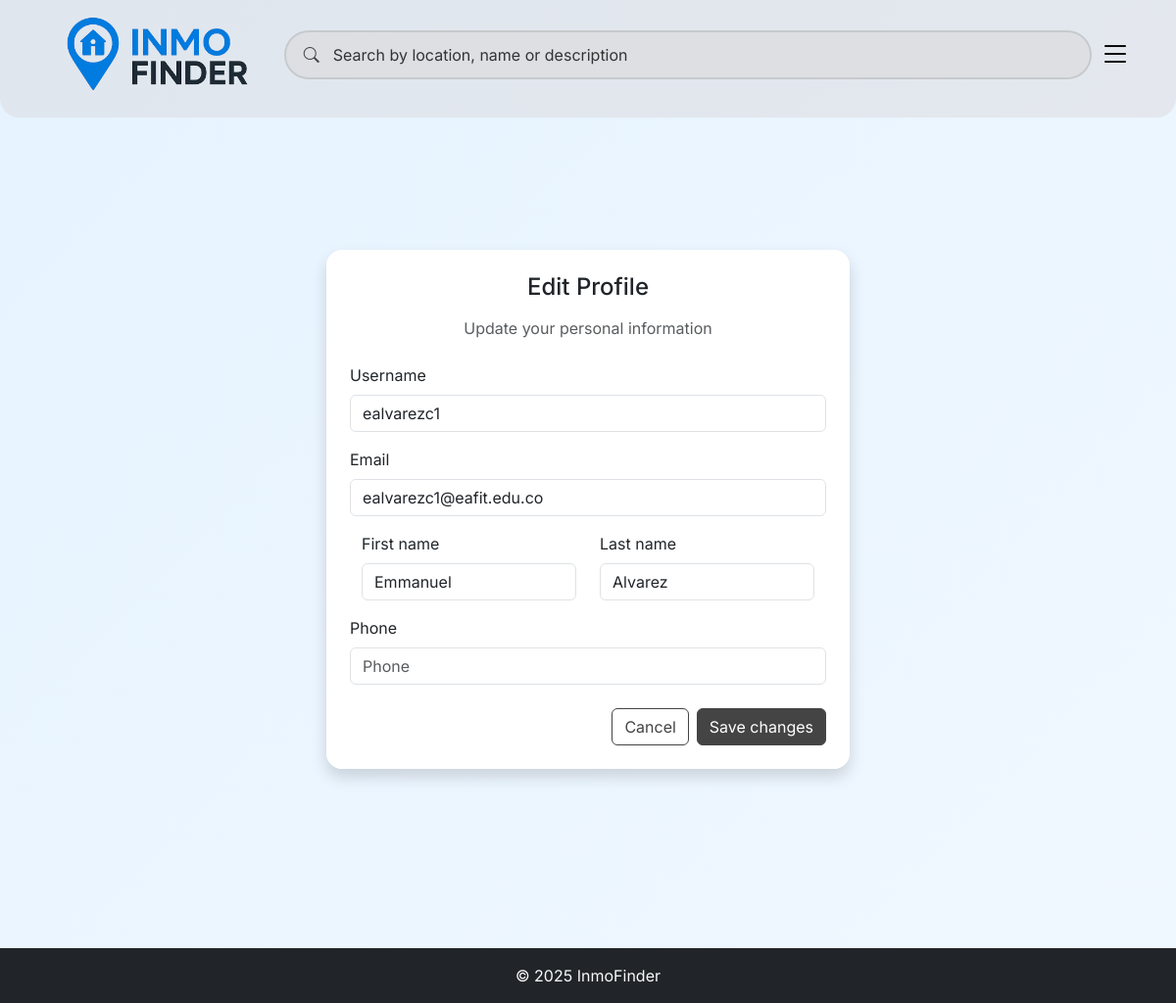
The page /users/profile/edit/ (signed in) on the database its author committed.
### users/models.py (models this page shows, shortened)
class Usuario(AbstractUser):
    email = models.EmailField(unique=True)
    is_admin = models.BooleanField(default=False)
    is_propietario = models.BooleanField(default=False)
    is_comprador = models.BooleanField(default=True)
    phone = models.CharField(max_length=20, blank=True, null=True)
    first_name = models.CharField(max_length=30, blank=True)
    last_name = models.CharField(max_length=30, blank=True)
    USERNAME_FIELD = 'email'  # Usar email como campo de login
    REQUIRED_FIELDS = ['username']  # Campos requeridos además del USERNAME_FIELD

### users/views.py (the view)
# urls.py: path("profile/edit/", views.edit_profile, name="edit_profile"),
@login_required
def edit_profile(request):
    if request.method == "POST":
        form = UserUpdateForm(request.POST, instance=request.user)
        if form.is_valid():
            form.save()
            messages.success(request, "Your profile has been updated.")
            return redirect("profile")
    else:
        form = UserUpdateForm(instance=request.user)
    return render(request, "users/edit_profile.html", {"form": form})

### users/forms.py (shortened to what this page needs)
class UserUpdateForm(forms.ModelForm):
    class Meta:
        model = Usuario
        fields = [
            "username",
            "email",
            "first_name",
            "last_name",
            "phone",
        ]
    def __init__(self, *args, **kwargs):
        super().__init__(*args, **kwargs)
        for name, field in self.fields.items():
            css = field.widget.attrs.get("class", "")
            field.widget.attrs["class"] = (css + " form-control").strip()
        self.fields["username"].widget.attrs.setdefault("placeholder", "Username")
        self.fields["email"].widget.attrs.setdefault("placeholder", "Email")
        self.fields["first_name"].widget.attrs.setdefault("placeholder", "First name")
        self.fields["last_name"].widget.attrs.setdefault("placeholder", "Last name")
        self.fields["phone"].widget.attrs.setdefault("placeholder", "Phone")

### users/templates/users/edit_profile.html (shortened to what this page needs)
{% extends 'properties/base.html' %}
{% load static %}
{% block body_class %}profile-bg-page{% endblock %}
{% block content %}
<section class="profile-bg">
  <div class="container py-5">
    <div class="row justify-content-center">
    <div class="col-md-8 col-lg-6">
      <div class="card shadow border-0 rounded-4">
        <div class="card-body p-4">
          <h2 class="h4 mb-3 text-center">Edit Profile</h2>
          <p class="text-muted text-center mb-4">Update your personal information</p>
          <form method="post" novalidate>
            <div class="mb-3">
                <label for="id_username" class="form-label">Username</label>
                {{ form.username }}
            </div>
            <div class="mb-3">
                <label for="id_email" class="form-label">Email</label>
                {{ form.email }}
            </div>
            <div class="row">
              <div class="col-md-6 mb-3">
                <label for="id_first_name" class="form-label">First name</label>
                {{ form.first_name }}
              </div>
              <div class="col-md-6 mb-3">
                <label for="id_last_name" class="form-label">Last name</label>
                {{ form.last_name }}
              </div>
            </div>
            <div class="mb-4">
              <label for="id_phone" class="form-label">Phone</label>
              {{ form.phone }}
            </div>
            <div class="d-flex gap-2 justify-content-end">
              <a href="{% url 'profile' %}" class="btn btn-outline-secondary">Cancel</a>
              <button type="submit" class="btn btn-primary">Save changes</button>
            </div>
          </form>
        </div>
      </div>
    </div>
  </div>
</section>
{% endblock %}

### properties/static/css/main.css (style rules this page uses)
:root { --ink: #444444; --muted: #A8ADB1; --muted-2: #B5B9BD; --muted-3: #C6CACD; --radius-pill: 999px; --btn-stroke: 2px; --header-pt: 2.25rem; --header-pb: 2rem; --hero-gap: 1rem; --search-width: 280px; }
html, body { font-family: Inter, system-ui, -apple-system, "Segoe UI", Roboto, "Helvetica Neue", Arial, "Noto Sans", "Apple Color Emoji","Segoe UI Emoji", "Segoe UI Symbol"; background: #f5f3f3; overflow-x: hidden; width: 100%; }
* { box-sizing: border-box; }
.row { margin-left: 0; margin-right: 0; }
form { max-width: 100%; }

### properties/static/css/theme.css (style rules this page uses)
:root { --brand-brown: #444444; --brand-brown-600: #333333; --brand-brown-700: #222222; --brand-brown-contrast: #ffffff; --brand-focus-ring: rgba(68, 68, 68, 0.35); --brand-blue: #007CE0; --brand-blue-hover: #0066BB; --brand-blue-light: #E6F3FF; --brand-blue-medium: #B3DBFF; }
html, body { font-family: Inter, system-ui, -apple-system, "Segoe UI", Roboto, "Helvetica Neue", Arial, "Noto Sans", "Apple Color Emoji","Segoe UI Emoji", "Segoe UI Symbol"; }
.btn, .btn-primary, .btn-secondary, .btn-success, .btn-info, .btn-warning, .btn-dark { background-color: var(--brand-brown) !important; border-color: var(--brand-brown) !important; color: var(--brand-brown-contrast) !important; }
.btn-outline-primary, .btn-outline-secondary, .btn-outline-success, .btn-outline-info, .btn-outline-warning, .btn-outline-dark { color: var(--brand-brown) !important; border-color: var(--brand-brown) !important; background-color: transparent !important; }
.profile-bg-page { min-height: 100vh; background: linear-gradient(135deg, var(--brand-blue-light) 0%, #F0F8FF 100%); background-attachment: fixed; }
.profile-bg { min-height: 100vh; display: flex; align-items: center; padding-top: 2rem; padding-bottom: 2rem; }
.profile-bg .card { background: rgba(255, 255, 255, 0.98); backdrop-filter: blur(10px); }

### rows shown on the page
Usuario: username "ealvarezc1", email "ealvarezc1@eafit.edu.co", first_name "Emmanuel", last_name "Alvarez"
